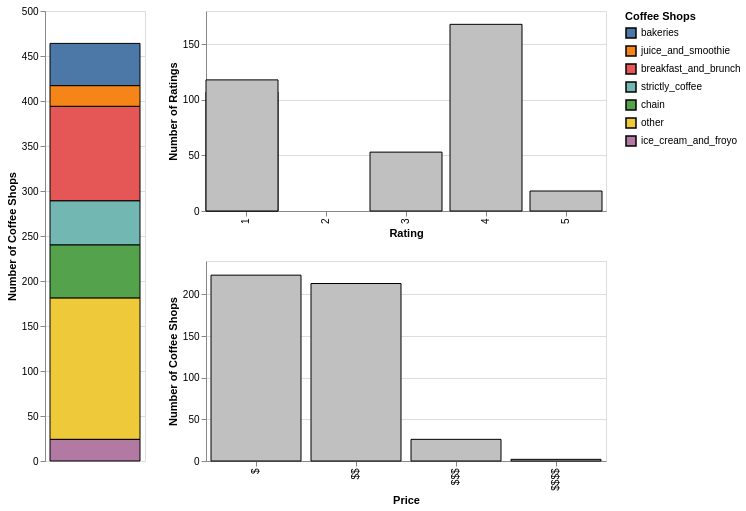

Describe this chart as a Vega-Lite specification.
### Vega-Lite specification from a JSON file in a GitHub repository (floating-point values rounded to 4 significant figures; data arrays with more than 128 entries replaced by an {"elided": "..."} marker saying what was removed)
{"data": {"values": {"elided": "464 records"}}, "$schema": "https://vega.github.io/schema/vega-lite/v2.3.0.json", "config": {"view": {"width": 400, "height": 300}}, "hconcat": [{"width": 100, "height": 450, "data": {"values": {"elided": "464 records"}}, "mark": {"stroke": "Black", "type": "bar"}, "encoding": {"color": {"field": "primary_category", "scale": {"domain": ["bakeries", "juice_and_smoothie", "breakfast_and_brunch", "strictly_coffee", "chain", "other", "ice_cream_and_froyo"], "scheme": "tableau10"}, "type": "nominal", "legend": {"title": "Coffee Shops"}}, "y": {"aggregate": "count", "type": "quantitative", "axis": {"title": "Number of Coffee Shops"}}}}, {"vconcat": [{"width": 400, "height": 200, "data": {"values": {"elided": "464 records"}}, "mark": {"stroke": "Black", "type": "bar", "fill": "silver"}, "encoding": {"y": {"aggregate": "count", "type": "quantitative", "axis": {"title": "Number of Ratings"}}, "x": {"field": "Rating", "scale": {"domain": [1, 2, 3, 4, 5], "type": "band"}, "type": "ordinal", "axis": {"title": "Rating"}}}}, {"width": 400, "height": 200, "data": {"values": {"elided": "464 records"}}, "mark": {"stroke": "Black", "type": "bar", "fill": "Silver"}, "encoding": {"y": {"aggregate": "count", "type": "quantitative", "axis": {"title": "Number of Coffee Shops"}}, "x": {"field": "Price", "type": "nominal", "axis": {"title": "Price"}}}}]}]}
